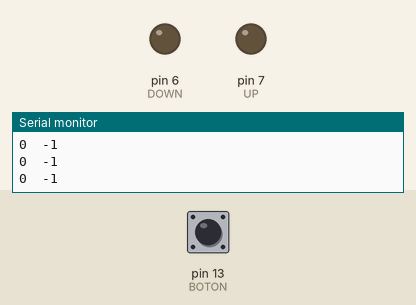
Simulated run of this sketch. Board: Arduino Uno, built with avr-gcc and run on an emulated ATmega328P. Shown: output pins drawn as LEDs (lit = HIGH), the last lines printed to the serial monitor. The inputs (shaded band) are chosen by the test bench; at power-on: pin 13 (BOTON) LOW.

Above: at 1.2 s.
1.3 s: pin 13 (BOTON) pulled HIGH for 0.15 s
At 1.8 s:
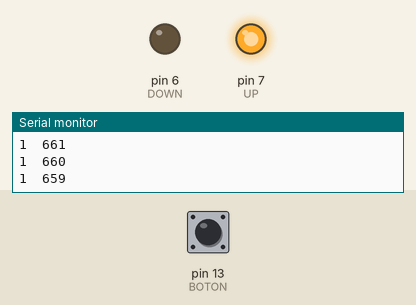
4.4 s: pin 13 (BOTON) pulled HIGH for 1 s
At 6.5 s:
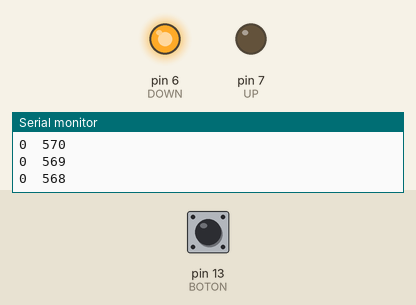
Timing chart, 0 to 12.5 s (numbered marks = the images above; inputs shaded):
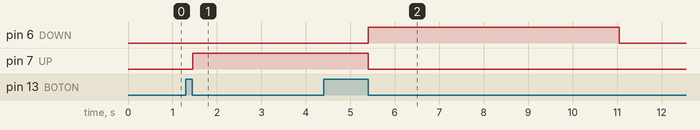

Measured:
- after the input at 1.3 s, pin 7 (UP): LOW → HIGH after 0.16 s
- after the input at 4.4 s, pin 6 (DOWN): LOW → HIGH after 1.0 s, → LOW 5.6 s later; pin 7 (UP): HIGH → LOW after 1.0 s instead of 2.7 s

The sketch:

Code_Xanela-Carro-I.ino
```cpp
/*

Cando prememos unha vez, o pulsador activa un motor
que move o vidro cara arriba; ao premer unha segunda vez,
o pulsador activa outro motor que move o vidro cara abaixo.
Cada un dos motores para ao estar aceso 7 segundos.

*/

#define UP 7
#define DOWN 6
#define BOTON 13

bool pulsa = 0;
int contador = -1;

bool estado = 0;                 /* Por defecto,
								    a xanela está abaixo*/

void setup()

{
  pinMode(BOTON, INPUT);         // Pulsador 1 no pin 13

  pinMode(UP, OUTPUT);           // Subir vidro
  pinMode(DOWN, OUTPUT);         // Baixar vidro
  Serial.begin(9600);			 // Pra ver o Monitor Serie
}

void loop(){

/*************** Comprobamos o PULSADOR. ****************/

  pulsa = digitalRead(BOTON);    // Miro se o botón está pulsado.

  if ( pulsa == true ){          // Se o botón se pulsa...

    estado = !estado;            // Alternamos estado do pulsador

   while(digitalRead(BOTON)){
      delay(20);                 /* Aseguro unha única lectura.
      							    Por eso lle poño unha espera de 20ms
							        entre lecturas de pulsación.*/
    }

    digitalWrite(UP, estado);    // Sube o vidro.
    digitalWrite(DOWN,!estado);  // Ordenamos que o vidro non baixe.
    contador = 700;              // Tempo que dura subindo ou baixando o vidro.

  }


/************** Cancelamos a Marcha dos Motores. ***************/

  if ( contador > 0 ){           // Se o contador é maior a "0".

    contador -= 1;			     // Desconta 1 segundo.

  } else{
    digitalWrite(UP, LOW);       // Para de subir.
    digitalWrite(DOWN, LOW);     // Para de baixar.
    }


/********************  Monitor Serie  ********************/
  Serial.print(estado); Serial.print("  "); Serial.println(contador);
}
```
